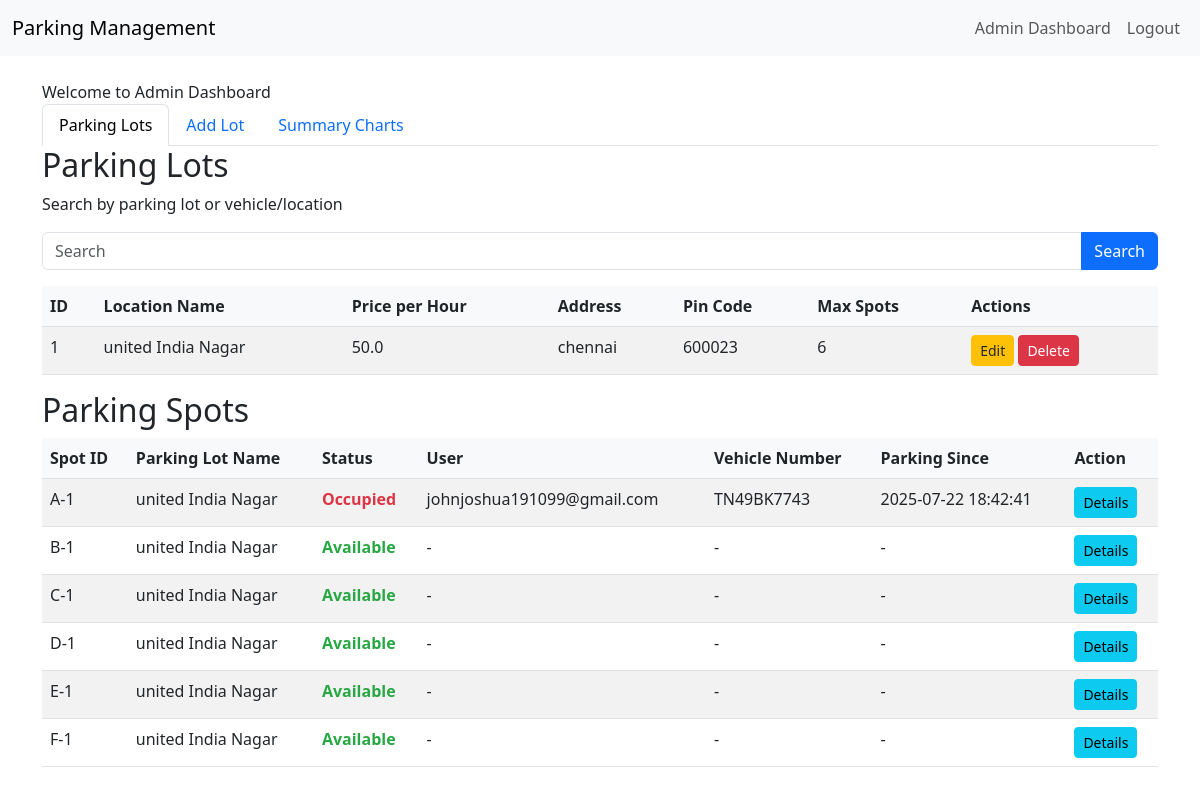
The app's page /admin/dashboard (signed in) with its own data.
### models.py (models this page shows)
class ParkingLot(db.Model):
    id = db.Column(db.Integer, primary_key=True)
    prime_location_name = db.Column(db.String(100), nullable=False)
    price = db.Column(db.Float, nullable=False)
    address = db.Column(db.String(200), nullable=False)
    pin_code = db.Column(db.String(10), nullable=False)
    maximum_number_of_spots = db.Column(db.Integer, nullable=False)

class ParkingSpot(db.Model):
    id = db.Column(db.Integer, primary_key=True)
    lot_id = db.Column(db.Integer, db.ForeignKey('parking_lot.id'), nullable=False)
    status = db.Column(db.String(1), nullable=False, default='A')

class User(db.Model):
    id = db.Column(db.Integer, primary_key=True)
    username = db.Column(db.String(50), unique=True, nullable=False)
    password = db.Column(db.String(100), nullable=False)
    role = db.Column(db.String(20), nullable=False, default='user')

class Reservation(db.Model):
    id = db.Column(db.Integer, primary_key=True)
    spot_id = db.Column(db.Integer, db.ForeignKey('parking_spot.id'), nullable=False)
    user_id = db.Column(db.Integer, db.ForeignKey('user.id'), nullable=False)
    vehicle_number = db.Column(db.String(20), nullable=True)
    parking_timestamp = db.Column(db.DateTime, nullable=False)
    leaving_timestamp = db.Column(db.DateTime, nullable=True)
    parking_cost = db.Column(db.Float, nullable=True)

### app.py (the view)
@app.route('/admin/dashboard')
def admin_dashboard():
    user = get_current_user()
    if not user or user.role != 'admin':
        print(f"Access denied: user={user.username if user else 'None'}, role={user.role if user else 'None'}")
        flash('Admin access required.', 'danger')
        return redirect(url_for('login'))
    lots = ParkingLot.query.all()
    spots = ParkingSpot.query.all()
    all_reservations = Reservation.query.all()
    active_reservations = Reservation.query.filter_by(leaving_timestamp=None).all()
    reservation_dict = {res.spot_id: res for res in all_reservations}
    lot_dict = {lot.id: lot for lot in lots}
    users = User.query.all()
    user_dict = {user.id: user for user in users}
    spots_with_details = []
    for spot in spots:
        reservation = reservation_dict.get(spot.id)
        user = user_dict.get(reservation.user_id) if reservation else None
        spots_with_details.append({
            'spot': spot,
            'lot': lot_dict.get(spot.lot_id),
            'reservation': reservation,
            'user': user
        })
    total_lots = len(lots)
    total_spots = len(spots)
    occupied_spots = len([spot for spot in spots if spot.status == 'O'])
    available_spots = total_spots - occupied_spots
    total_reservations = len(active_reservations)
    lot_revenue = {}
    for lot in lots:
        lot_spots = ParkingSpot.query.filter_by(lot_id=lot.id).all()
        spot_ids = [spot.id for spot in lot_spots]
        total_revenue = Reservation.query.filter(Reservation.spot_id.in_(spot_ids), Reservation.parking_cost.isnot(None)).with_entities(db.func.sum(Reservation.parking_cost)).scalar() or 0
        lot_revenue[lot.prime_location_name] = round(total_revenue, 2)
    print(f"Admin Dashboard Data - Total Lots: {total_lots}, Total Spots: {total_spots}, Occupied: {occupied_spots}, Available: {available_spots}, Total Reservations: {total_reservations}")
    return render_template('admin_dashboard.html', lots=lots, spots_with_details=spots_with_details, total_lots=total_lots, total_spots=total_spots, occupied_spots=occupied_spots, available_spots=available_spots, total_reservations=total_reservations, lot_revenue=lot_revenue)

### app.py (called while the page is built)
def chr_filter(value):
    return chr(value)

def get_current_user():
    if 'user_id' in session:
        user = User.query.get(session['user_id'])
        print(f"Current user: {user.username if user else 'None'}")
        return user
    print("No user_id in session")
    return None

@app.context_processor
def utility_processor():
    return dict(get_current_user=get_current_user)

### templates/admin_dashboard.html (shortened to what this page needs)
{% extends "base.html" %}
{% block content %}
Welcome to Admin Dashboard
    <ul class="nav nav-tabs">
        <li class="nav-item">
            <a class="nav-link {% if not request.args.get('tab') or request.args.get('tab') == 'lots' %}active{% endif %}" href="{{ url_for('admin_dashboard', tab='lots') }}">Parking Lots</a>
        </li>
        <li class="nav-item">
            <a class="nav-link {% if request.args.get('tab') == 'add' %}active{% endif %}" href="{{ url_for('admin_dashboard', tab='add') }}">Add Lot</a>
        </li>
        <li class="nav-item">
            <a class="nav-link {% if request.args.get('tab') == 'summary' %}active{% endif %}" href="{{ url_for('admin_dashboard', tab='summary') }}">Summary Charts</a>
        </li>
    </ul>
{% if not request.args.get('tab') or request.args.get('tab') == 'lots' %}
    <h2>Parking Lots</h2>
    <p>Search by parking lot or vehicle/location</p>
    <form class="mb-3">
        <div class="input-group">
            <input type="text" class="form-control" name="query" placeholder="Search" value="{{ request.args.get('query', '') }}">
            <button class="btn btn-primary" type="submit" formaction="{{ url_for('search_lots') }}">Search</button>
        </div>
    </form>
    <table class="table table-striped">
        <thead>
            <tr>
                <th>ID</th>
                <th>Location Name</th>
                <th>Price per Hour</th>
                <th>Address</th>
                <th>Pin Code</th>
                <th>Max Spots</th>
                <th>Actions</th>
            </tr>
        </thead>
        <tbody>
            {% for lot in lots %}
                <tr>
                    <td>{{ lot.id }}</td>
                    <td>{{ lot.prime_location_name }}</td>
                    <td>{{ lot.price }}</td>
                    <td>{{ lot.address }}</td>
                    <td>{{ lot.pin_code }}</td>
                    <td>{{ lot.maximum_number_of_spots }}</td>
                    <td>
                        <a href="{{ url_for('edit_lot', lot_id=lot.id) }}" class="btn btn-sm edit-btn">Edit</a>
                        <form action="{{ url_for('delete_lot', lot_id=lot.id) }}" method="POST" style="display:inline;">
                            <button type="submit" class="btn btn-sm delete-btn" onclick="return confirm('Are you sure you want to delete this lot?')">Delete</button>
                        </form>
                    </td>
                </tr>
            {% endfor %}
        </tbody>
    </table>
    <h2>Parking Spots</h2>
    <table class="table table-striped">
        <thead>
            <tr>
                <th>Spot ID</th>
                <th>Parking Lot Name</th>
                <th>Status</th>
                <th>User</th>
                <th>Vehicle Number</th>
                <th>Parking Since</th>
                <th>Action</th>
            </tr>
        </thead>
        <tbody>
            {% set grouped_spots = spots_with_details|groupby('spot.lot_id') %}
            {% for lot_id, lot_spots in grouped_spots %}
                {% for item in lot_spots|sort(attribute='spot.id') %}
                    {% set position = loop.index %}
                    {% set letter = (position + 64)|chr %}
                    <tr>
                        <td>{{ letter }}-{{ item.spot.lot_id }}</td>
                        <td>{{ item.lot.prime_location_name if item.lot else 'Unknown Lot' }}</td>
                        <td>
                            {% if item.spot.status == 'O' %}
                                <span class="occupied">Occupied</span>
                            {% else %}
                                <span class="available">Available</span>
                            {% endif %}
                        </td>
                        <td>{{ item.user.username if item.user else '-' }}</td>
                        <td>{{ item.reservation.vehicle_number if item.reservation else '-' }}</td>
                        <td>{{ item.reservation.parking_timestamp.strftime('%Y-%m-%d %H:%M:%S') if item.reservation else '-' }}</td>
                        <td>
                            <a href="{{ url_for('view_spot', spot_id=item.spot.id) }}" class="btn btn-sm btn-info">Details</a>
                        </td>
                    </tr>
                {% endfor %}
            {% endfor %}
        </tbody>
    </table>
{% endif %}
{% endblock %}

### templates/admin_dashboard.html (style rules this page uses)
.occupied { color: #dc3545; font-weight: bold; }
.available { color: #28a745; font-weight: bold; }
.edit-btn { background-color: #ffc107; border-color: #ffc107; }
.delete-btn { background-color: #dc3545; border-color: #dc3545; color: white; }
.table th { background-color: #f8f9fa; }

### records on screen
ParkingLot: id "1", prime_location_name "united India Nagar", price "50.0", address "chennai", pin_code "600023", maximum_number_of_spots "6", lot "united India Nagar" "united India Nagar" "united India Nagar" "united India Nagar" "united India Nagar" "united India Nagar"
ParkingSpot: spot.lot_id "1"
User: user "johnjoshua191099@gmail.com"
Reservation: reservation "TN49BK7743", reservation.parking_timestamp "2025-07-22 18:42:41"
ParkingSpot: spot.lot_id "1"
ParkingSpot: spot.lot_id "1"
ParkingSpot: spot.lot_id "1"
ParkingSpot: spot.lot_id "1"
ParkingSpot: spot.lot_id "1"

### other values on screen
{{ letter }} "A" "B" "C" "D" "E" "F"
{{ item.user.username if item.user else '-' }} "-" "-" "-" "-" "-"
{{ item.reservation.vehicle_number if item.reservation else '-' }} "-" "-" "-" "-" "-"
